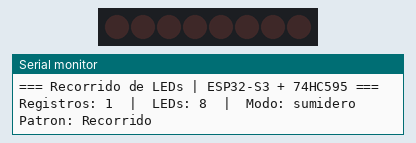
Recording of a sketch running on a simulated ESP32-S3. On the bench: 8 shift-register outputs drawn as a row of LEDs (first output left, lit = HIGH), the last lines printed to the serial monitor. Wiring (inferred from the names in the program): shift register (74HC595): data GPIO 11; shift clock GPIO 12; latch GPIO 10. Wiring (inferred from the signals the program sends): row of LEDs: on Q0, Q1, Q2, Q3, Q4, Q5, Q6, Q7.

Above: at 0.04 s.
At 3.57 s:
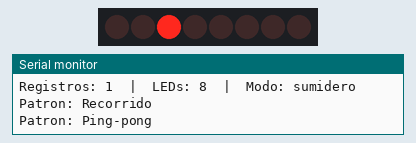
At 4.97 s:
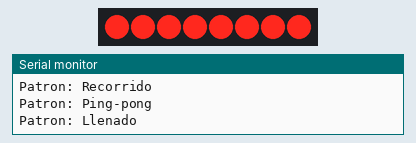
At 7.13 s:
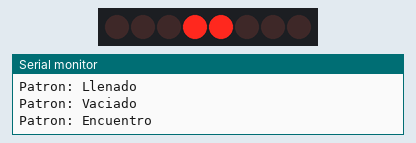
At 18.94 s:
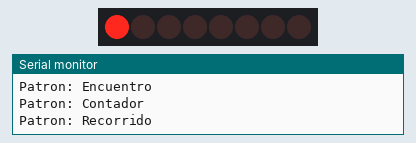
At 24.42 s:
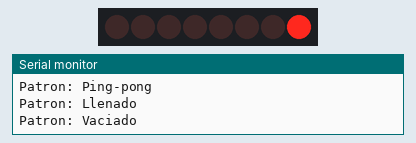
Timing chart, 0 to 24.7 s (numbered marks = the images above):
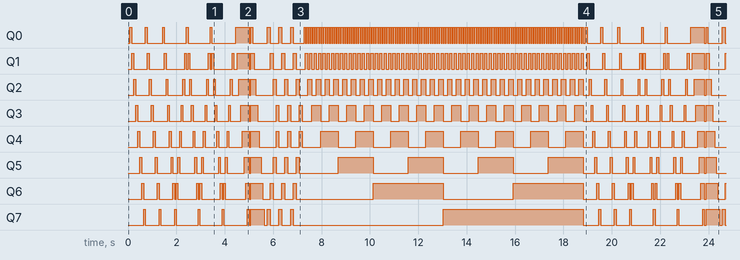

The sketch:

ESP32S3_Recorrido_LEDs_595.ino
```cpp
/*
 * ============================================================
 *  RECORRIDO DE LEDs CON ESP32-S3 + 74HC595
 *  Tostatronic - www.tostatronic.com
 * ============================================================
 *
 *  Controla 8 LEDs (o 16, 24, 32) usando solo 3 GPIO del ESP32-S3.
 *
 *  Placa: ESP32-S3 (ESP32-S3-DevKitC-1 y similares)
 *  Para el ESP32 clasico usa el sketch ESP32_Recorrido_LEDs_595.
 *
 *  ------------------------------------------------------------
 *  OJO CON LOS PINES DEL S3
 *  ------------------------------------------------------------
 *  El S3 tiene un hueco en la numeracion: existen GPIO 0-21 y
 *  26-48, pero 22, 23, 24 y 25 NO EXISTEN. Los pines tipicos de
 *  los tutoriales del ESP32 clasico (23, 18, 5) no sirven aqui.
 *
 *  Si mueves los pines, evita:
 *      - 0, 3, 45, 46   (strapping)
 *      - 19 y 20        (USB nativo)
 *      - 26 a 32        (flash / PSRAM internos)
 *      - 33 a 37        (en modulos con flash/PSRAM octal: N8R8, N16R8)
 *
 *  ------------------------------------------------------------
 *  OJO CON LOS 3.3V  (esto es lo que rompe la mayoria de tutoriales)
 *  ------------------------------------------------------------
 *  El ESP32-S3 saca 3.3V en sus GPIO. Un 74HC595 alimentado a 5V
 *  exige VIH minimo de 0.7 x VCC = 3.5V para leer un "1".
 *  3.3V < 3.5V  ==>  queda FUERA de especificacion. A veces jala,
 *  a veces mete bits basura, y a veces solo falla cuando calienta.
 *
 *  Este sketch asume la solucion correcta:
 *      --> ALIMENTAR EL 74HC595 CON 3.3V (pin 3V3 del ESP32-S3)
 *          El HC595 trabaja de 2V a 6V, asi que a 3.3V va perfecto
 *          y el VIH baja a 2.31V. Cero conflicto de niveles.
 *
 *  Alternativas validas si necesitas 5V en el 595:
 *      - Usar 74HCT595 (entradas TTL, VIH = 2.0V) a 5V.
 *      - Usar 74LS595   (entradas TTL, VIH = 2.0V) a 5V.
 *      - Poner un level shifter en SER, SRCLK y RCLK.
 *  NUNCA 74HC595 a 5V manejado directo desde el ESP32-S3.
 *
 *  ------------------------------------------------------------
 *  LEDs EN MODO SUMIDERO  (el LED prende cuando la salida va en BAJO)
 *  ------------------------------------------------------------
 *      3.3V --> anodo LED --> catodo --> R 220 ohm --> salida Qx
 *
 *  Calculo: (3.3V - 2.0V Vf rojo - 0.3V VOL) / 0.005A = 200 ohm
 *           --> resistencia comercial 220 ohm, ~4.5 mA por LED.
 *  8 LEDs x 4.5 mA = 36 mA, muy por debajo del limite del chip.
 *
 *  Si prefieres modo fuente (anodo a la salida, catodo a GND),
 *  cambia MODO_SUMIDERO a false. El HC595 maneja ambos, pero el
 *  sumidero deja mas margen y es lo que se usa en produccion.
 *
 *  ------------------------------------------------------------
 *  CONEXIONES  (74HC595 en DIP-16)
 *  ------------------------------------------------------------
 *    ESP32-S3 GPIO11 -> pin 14  SER    (datos serie)
 *    ESP32-S3 GPIO12 -> pin 11  SRCLK  (reloj del shift register)
 *    ESP32-S3 GPIO10 -> pin 12  RCLK   (latch / storage clock)
 *    pin 13  OE    -> GND            (salidas siempre habilitadas)
 *    pin 10  SRCLR -> 3.3V           (nunca borrar)
 *    pin 16  VCC   -> 3.3V
 *    pin 8   GND   -> GND
 *    pin 15, 1..7  QA..QH -> LEDs (cada uno con su R de 220 ohm)
 *    pin 9   QH'   -> SER del siguiente 595 (para cascada)
 *
 *    >>> CAPACITOR DE 0.1uF CERAMICO ENTRE PIN 16 Y PIN 8,
 *        PEGADO AL CHIP. No es opcional: sin el vas a ver LEDs
 *        parpadeando donde no deben.
 *
 *  Los GPIO elegidos son MOSI, SCK y SS del bus SPI2/FSPI por
 *  hardware, asi que migrar a SPI nativo despues es cambiar solo
 *  la funcion escribir().
 *
 *  ------------------------------------------------------------
 *  MONITOR SERIE
 *  ------------------------------------------------------------
 *  Si tu placa tiene dos puertos USB, usa el marcado "UART"/"COM".
 *  Si solo tiene el USB nativo, activa en el Arduino IDE:
 *      Herramientas -> USB CDC On Boot -> Enabled
 * ============================================================
 */

// ------------------ PLACA ------------------

#if !defined(CONFIG_IDF_TARGET_ESP32S3)
  #error "Este sketch es para el ESP32-S3. Para el ESP32 clasico usa ESP32_Recorrido_LEDs_595."
#endif

// ------------------ CONFIGURACION ------------------

const uint8_t PIN_DATA  = 11;   // SER   -> pin 14
const uint8_t PIN_CLOCK = 12;   // SRCLK -> pin 11
const uint8_t PIN_LATCH = 10;   // RCLK  -> pin 12

// Cuantos 74HC595 tienes encadenados (1 = 8 LEDs, 2 = 16 LEDs... maximo 4)
const uint8_t NUM_REGISTROS = 1;

// El patron viaja en un uint32_t: 4 registros x 8 bits es el tope.
static_assert(NUM_REGISTROS >= 1 && NUM_REGISTROS <= 4,
              "NUM_REGISTROS debe estar entre 1 y 4");

// true  = LED prende con salida en BAJO  (anodo comun a 3.3V)
// false = LED prende con salida en ALTO  (catodo comun a GND)
const bool MODO_SUMIDERO = true;

const uint8_t NUM_LEDS = NUM_REGISTROS * 8;

// ------------------ SALIDA AL 595 ------------------

/*
 * Envia el patron completo a la cadena de registros.
 * Bit en 1 = LED encendido. La inversion del modo sumidero
 * se aplica aqui adentro, para que los patrones se escriban
 * siempre en logica positiva y se lean facil.
 */
void escribir(uint32_t patron) {
  if (MODO_SUMIDERO) patron = ~patron;

  digitalWrite(PIN_LATCH, LOW);

  // El primer byte que sale termina en el ULTIMO chip de la cadena,
  // por eso se recorre del registro mas alto al mas bajo.
  for (int8_t reg = NUM_REGISTROS - 1; reg >= 0; reg--) {
    uint8_t b = (patron >> (8 * reg)) & 0xFF;
    shiftOut(PIN_DATA, PIN_CLOCK, MSBFIRST, b);
  }

  digitalWrite(PIN_LATCH, HIGH);
}

// ------------------ PATRONES ------------------
// Cada patron es una funcion pura: recibe el numero de paso
// y devuelve que LEDs deben estar encendidos en ese instante.
// Asi no hay delay() bloqueando nada.

/* Mascara con los n bits bajos en 1. Un corrimiento de 32 sobre
 * un uint32_t es comportamiento indefinido, por eso el caso aparte. */
uint32_t mascara(uint8_t n) {
  return (n >= 32) ? 0xFFFFFFFF : ((1UL << n) - 1);
}

/* Un LED recorre de QA hasta el final */
uint32_t patronRecorrido(uint16_t paso) {
  return 1UL << paso;
}

/* Ida y vuelta, tipo Knight Rider */
uint32_t patronPingPong(uint16_t paso) {
  uint16_t i = (paso < NUM_LEDS) ? paso : (2 * NUM_LEDS - 2 - paso);
  return 1UL << i;
}

/* La barra se va llenando: de 1 LED hasta todos */
uint32_t patronLlenado(uint16_t paso) {
  return mascara(paso + 1);
}

/* La barra se va vaciando: de todos hasta 1 LED */
uint32_t patronVaciado(uint16_t paso) {
  return mascara(NUM_LEDS) & ~mascara(paso);
}

/* Contador binario de 8 bits: se ve en los primeros 8 LEDs */
uint32_t patronContador(uint16_t paso) {
  return paso;
}

/* Dos LEDs que salen de los extremos y se encuentran al centro */
uint32_t patronEncuentro(uint16_t paso) {
  return (1UL << paso) | (1UL << (NUM_LEDS - 1 - paso));
}

// ------------------ SECUENCIA ------------------

typedef uint32_t (*FuncionPatron)(uint16_t);

struct Patron {
  const char*   nombre;
  FuncionPatron funcion;
  uint16_t      pasos;       // cuantos pasos dura
  uint16_t      intervalo;   // ms entre paso y paso
  uint8_t       repeticiones;
};

Patron secuencia[] = {
  { "Recorrido",  patronRecorrido, NUM_LEDS,            80,  2 },
  { "Ping-pong",  patronPingPong,  2 * NUM_LEDS - 2,    70,  3 },
  { "Llenado",    patronLlenado,   NUM_LEDS,            70,  1 },
  { "Vaciado",    patronVaciado,   NUM_LEDS,            70,  1 },
  { "Encuentro",  patronEncuentro, NUM_LEDS / 2,       120,  3 },
  { "Contador",   patronContador,  256,                 45,  1 },
};

const uint8_t NUM_PATRONES = sizeof(secuencia) / sizeof(secuencia[0]);

uint8_t  patronActual = 0;
uint16_t pasoActual   = 0;
uint8_t  vueltaActual = 0;
uint32_t ultimoPaso   = 0;

// ------------------ SETUP / LOOP ------------------

void setup() {
  Serial.begin(115200);

  pinMode(PIN_DATA,  OUTPUT);
  pinMode(PIN_CLOCK, OUTPUT);
  pinMode(PIN_LATCH, OUTPUT);

  escribir(0);   // arranca con todo apagado

  Serial.println();
  Serial.println("=== Recorrido de LEDs | ESP32-S3 + 74HC595 ===");
  Serial.printf("Registros: %u  |  LEDs: %u  |  Modo: %s\n",
                NUM_REGISTROS, NUM_LEDS,
                MODO_SUMIDERO ? "sumidero" : "fuente");
  Serial.printf("Patron: %s\n", secuencia[0].nombre);
}

void loop() {
  Patron& p = secuencia[patronActual];

  // Sin delay(): el loop queda libre para WiFi, botones,
  // sensores o lo que le quieras colgar despues.
  if (millis() - ultimoPaso < p.intervalo) return;
  ultimoPaso = millis();

  // Se acabo la vuelta: siguiente repeticion o siguiente patron.
  // Se revisa ANTES de escribir, asi el ultimo paso de cada vuelta
  // dura su intervalo completo en vez de ser pisado al instante.
  if (pasoActual >= p.pasos) {
    pasoActual = 0;
    vueltaActual++;

    if (vueltaActual >= p.repeticiones) {
      vueltaActual = 0;
      patronActual = (patronActual + 1) % NUM_PATRONES;
      escribir(0);   // respiro entre patrones (dura un intervalo)

      Serial.printf("Patron: %s\n", secuencia[patronActual].nombre);
      return;
    }
  }

  escribir(p.funcion(pasoActual));
  pasoActual++;
}
```

Measured:
- by itself, Q0–7: moves between LOW and HIGH, repeating every 18.8 s
- by itself, everything shown: repeats every 18.8 s, in 347 steps
